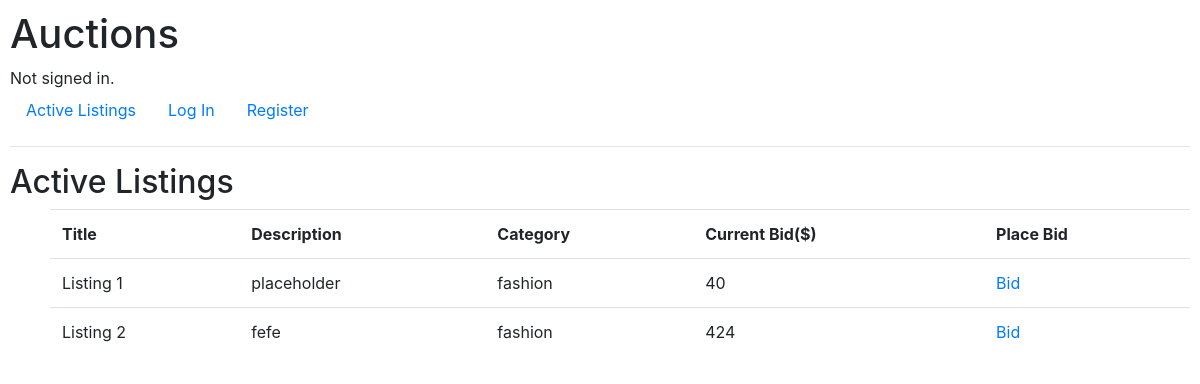
The page / on the database its author committed.
### auctions/models.py (models this page shows)
class Listing(models.Model):
    title=models.CharField(max_length=64)
    description=models.CharField(max_length=128)
    bid=models.PositiveIntegerField()
    account = models.ForeignKey(User,on_delete=models.CASCADE,related_name="user")
    categories = (
        ("fashion","Fashion"),
        ("toys","Toys"),
        ("electronics","Electronics"),
        ("home","Home")
    )
    category =models.CharField(max_length=64,choices=categories)

### auctions/views.py (the view)
# urls.py: path("", views.index, name="index"),
def index(request):
    return render(request, "auctions/index.html",{
        "listings":Listing.objects.all()
    })

### auctions/templates/auctions/index.html
{% extends "auctions/layout.html" %}
{% block body %}
    <h2>Active Listings</h2>
    <ul>
        <table class="table">
            <tr>
                <th>Title</th>
                <th>Description</th>
                <th>Category</th>
                <th>Current Bid($)</th>
                <th>Place Bid</th>
            </tr>
        {% for listing in listings %}
        <tr>
            <td>{{listing.title}}</td>
            <td>{{listing.description}}</td>
            <td>{{listing.category}}</td>
            <td>{{listing.bid}}</td>
            <td><a href="{%url 'listing' listing.id %}">Bid</a></td>
        </tr>
        {% endfor %}
        </table>
    </ul>
{% endblock %}

### auctions/static/auctions/styles.css (style rules this page uses)
body { padding: 10px; }

### rows shown on the page
Listing: title "Listing 1", description "placeholder", category "fashion", bid "40"
Listing: title "Listing 2", description "fefe", category "fashion", bid "424"
